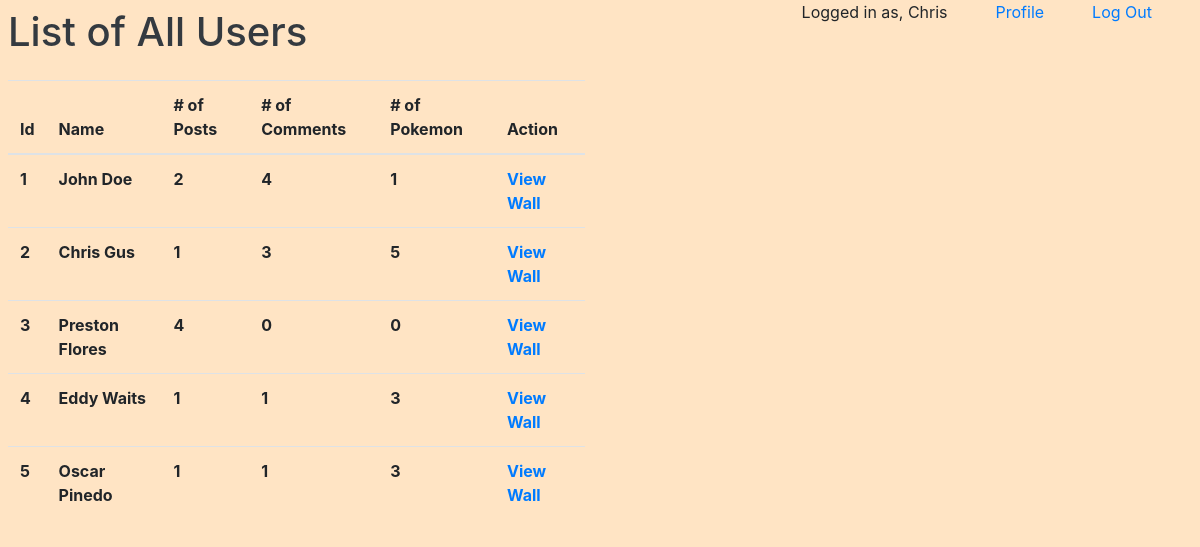
Screenshot of /users (signed in) with the database file from the repository.
### random_collection_app/models.py (models this page shows)
class User(models.Model):
    first_name = models.CharField(max_length=45)
    last_name = models.CharField(max_length=45)
    email = models.EmailField(unique=True)
    password = models.CharField(max_length=255)
    created_at = models.DateTimeField(auto_now_add=True)
    updated_at = models.DateTimeField(auto_now=True)
    objects = UserManager()

### random_collection_app/views.py (the view)
# urls.py: path('users', views.users),
def users(request):
    context = {
        'users': User.objects.all()
    }
    return render(request, 'users.html', context)

### random_collection_app/templates/users.html (shortened to what this page needs)
<!DOCTYPE html>
<html lang="en">
<head>
    <link rel="stylesheet" href="https://stackpath.bootstrapcdn.com/bootstrap/4.5.2/css/bootstrap.min.css">
    {% load static %}
    <link rel="stylesheet" href="{% static 'style.css'%}">
</head>
    <body>
        <div class="container-flush m-2">
            <div class="row justify-content-between">
                <div class="col-6 mr-5">
                    <div class="fixed-top">
                        <a href="/logout" class="float-right mr-5">Log Out</a>
                        <a href="/success" class="float-right mr-5">Profile</a>
                        <p class="float-right mr-5">Logged in as, {{request.session.logged_user_name}}</p>
                    </div>
                    <h1 class="text-dark mb-4">
                        List of All Users
                    </h1>
                    <table class="table">
                        <thead>
                            <tr>
                                <th scope="col">Id</th>
                                <th scope="col">Name</th>
                                <th scope="col"># of Posts</th>
                                <th scope="col"># of Comments</th>
                                <th scope="col"># of Pokemon</th>
                                <th scope="col">Action</th>
                            </tr>
                        </thead>
                        <tbody>
                            {% for user in users %}
                            <tr>
                                <th>{{ user.id }}</th>
                                <th>{{ user.first_name }} {{ user.last_name }}</th>
                                <th>{{ user.user_posts.count }}</th>
                                <th>{{ user.user_comments.count }}</th>
                                <th>{{ user.user_pokemons.count }}</th>
                                <th><a href="/user/{{ user.id }}">View Wall</a></th>
                            </tr>
                            {% endfor %}
                        </tbody>
                    </table>
                </div>
            </div>
        </div>
    </body>
</html>

### random_collection_app/static/style.css (style rules this page uses)
body { background-color: bisque; }

### rows the page displays
User: session.logged_user_name "Chris", id "2", first_name "Chris", last_name "Gus", user_posts.count "1", user_comments.count "3", user_pokemons.count "5"
User: id "1", first_name "John", last_name "Doe", user_posts.count "2", user_comments.count "4", user_pokemons.count "1"
User: id "3", first_name "Preston", last_name "Flores", user_posts.count "4", user_comments.count "0", user_pokemons.count "0"
User: id "4", first_name "Eddy", last_name "Waits", user_posts.count "1", user_comments.count "1", user_pokemons.count "3"
User: id "5", first_name "Oscar", last_name "Pinedo", user_posts.count "1", user_comments.count "1", user_pokemons.count "3"
